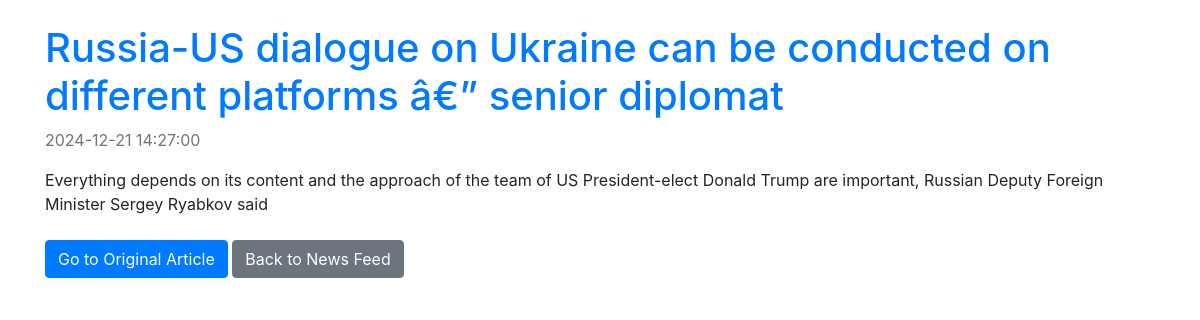
The page /app/details.php?id=1 on the database its author committed.
### tables this page shows
CREATE TABLE `news` (
  `id` int(11) NOT NULL AUTO_INCREMENT,
  `title` varchar(255) NOT NULL,
  `content` text NOT NULL,
  `category` varchar(50) NOT NULL,
  `url` varchar(255) NOT NULL,
  `published_at` datetime NOT NULL,
  PRIMARY KEY (`id`),
  UNIQUE KEY `unique_news` (`title`,`url`,`published_at`)
);

### app/details.php (the view, shortened to what this page needs)
<?php
$host = 'vulnerable';
$user = 'root';
$pass = 'root';
$dbname = 'php_project';
$conn = new mysqli($host, $user, $pass, $dbname);
$id = isset($_GET['id']) ? (int)$_GET['id'] : 0;
$query = "SELECT * FROM news WHERE id = $id";
$result = $conn->query($query);
if ($result && $result->num_rows > 0) {
  $news = $result->fetch_assoc();
} else {
  die("News not found.");
}
?>
<!DOCTYPE html>
<html lang="en">
<head>
  <link href="https://maxcdn.bootstrapcdn.com/bootstrap/4.5.2/css/bootstrap.min.css" rel="stylesheet">
</head>
<body>
<div class="container mt-4">
  <h1 class="text-primary"><?= htmlspecialchars($news['title']); ?></h1>
  <p class="text-muted"><?= htmlspecialchars($news['published_at']); ?></p>
  <div class="mb-4">
    <p><?= nl2br(htmlspecialchars($news['content'])); ?></p>
  </div>
  <a href="<?= htmlspecialchars($news['url']); ?>" target="_blank" class="btn btn-primary">Go to Original Article</a>
  <a href="index.php" class="btn btn-secondary">Back to News Feed</a>
</div>
</body>
</html>

### rows shown on the page
news: title "Russia-US dialogue on Ukraine can be conducted on different platforms â€” senior diplomat", published_at "2024-12-21 14:27:00", content "Everything depends on its content and the approach of the team of US President-elect Donald Trump are important, Russian Deputy Foreign Minister Sergey Ryabkov said"
